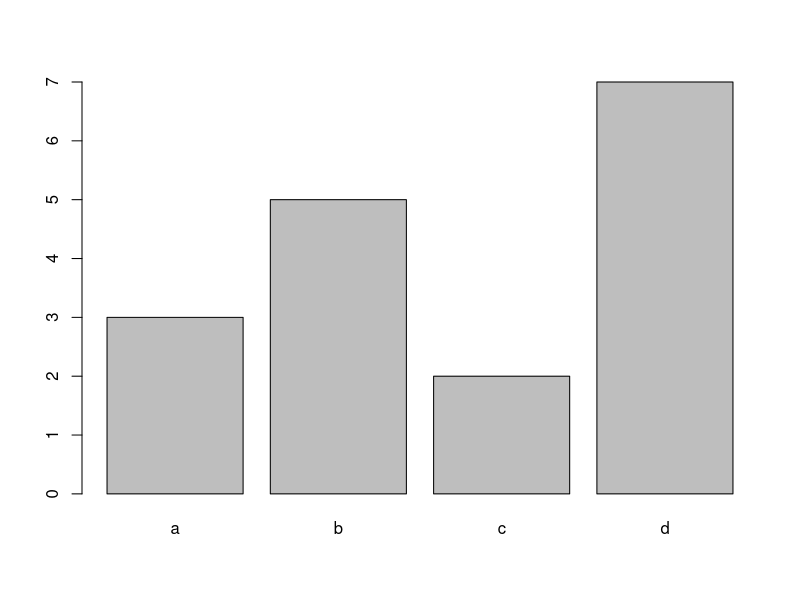
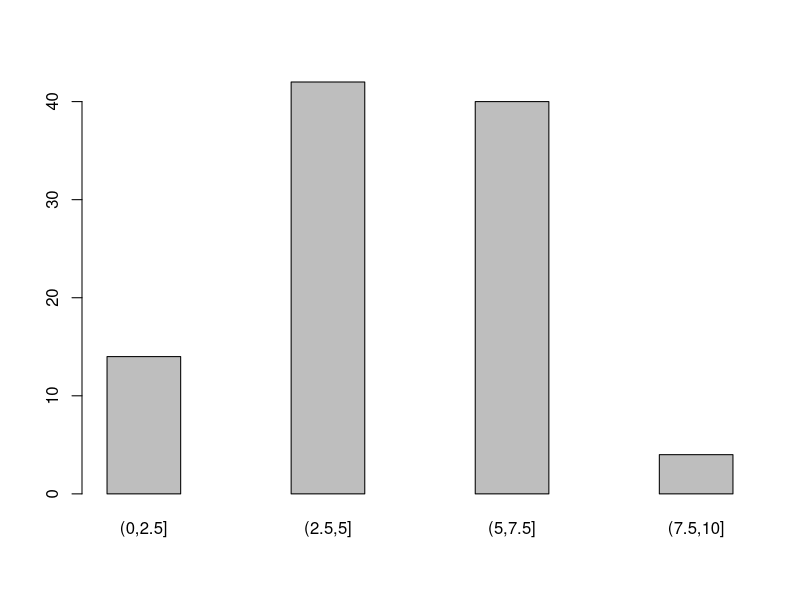
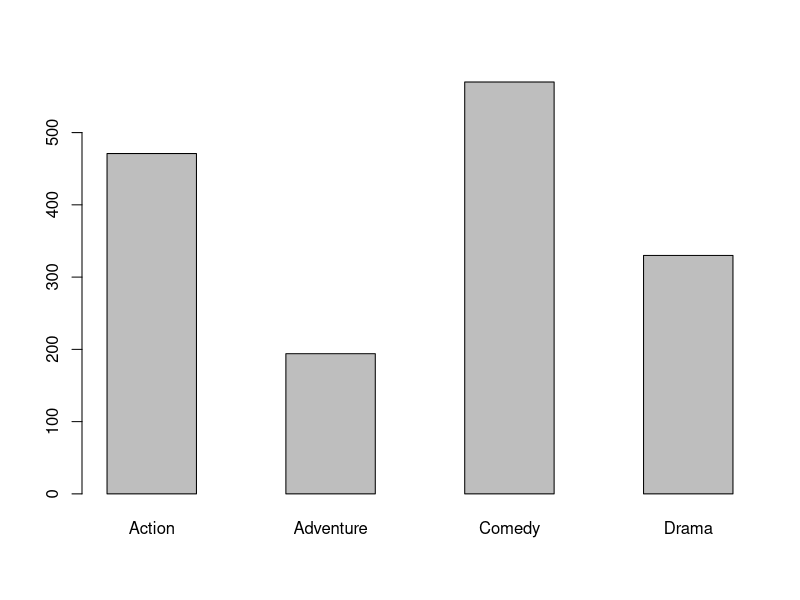
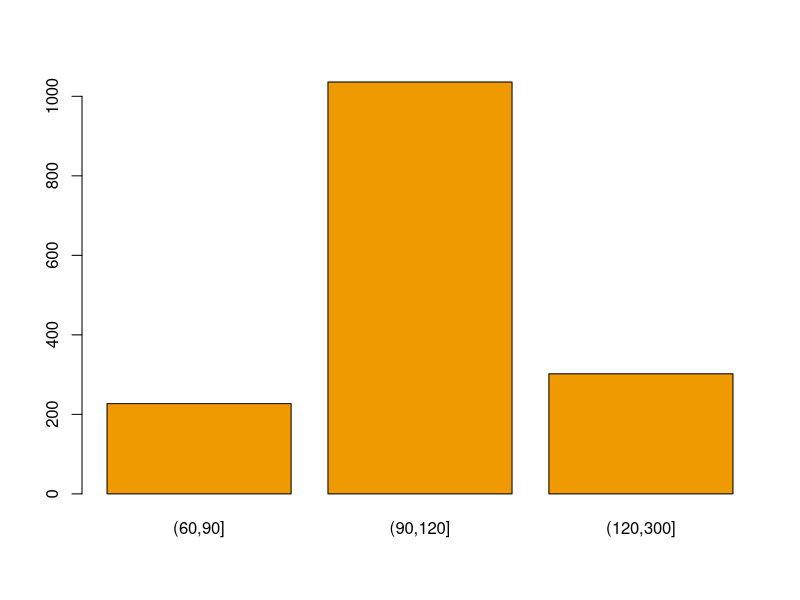
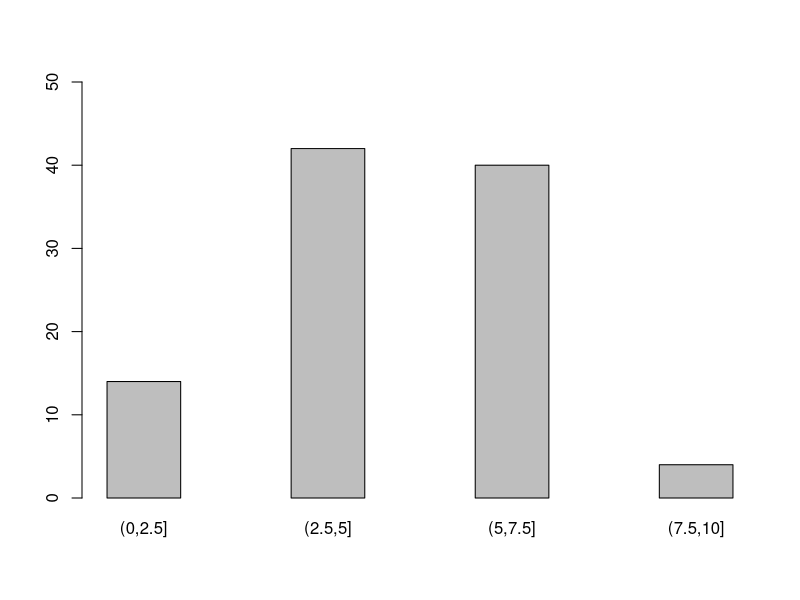
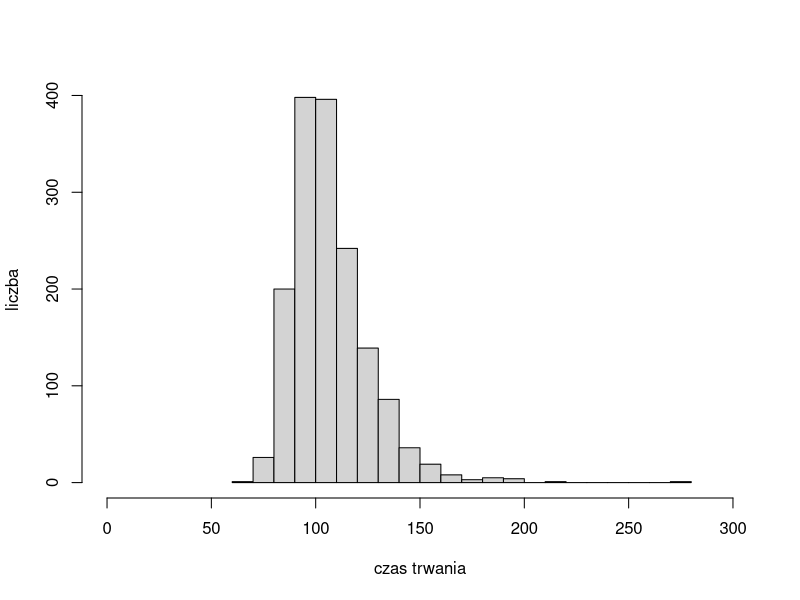
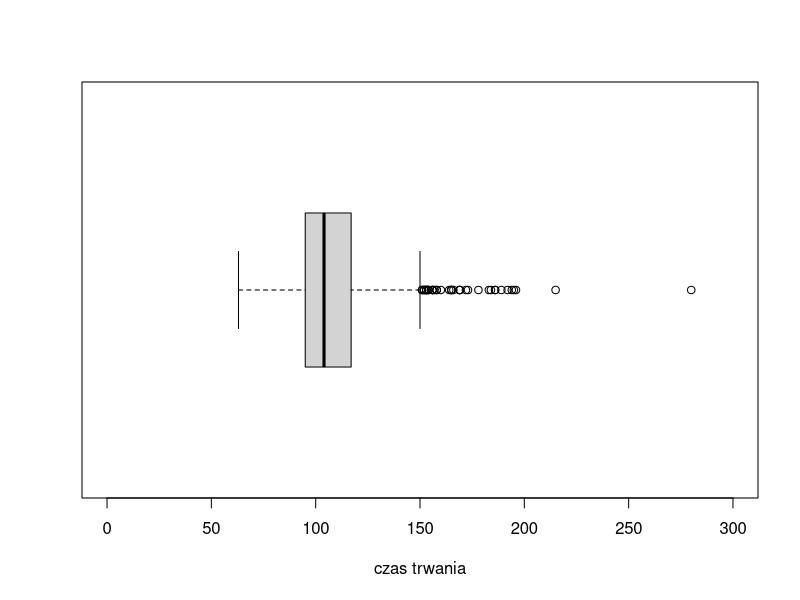
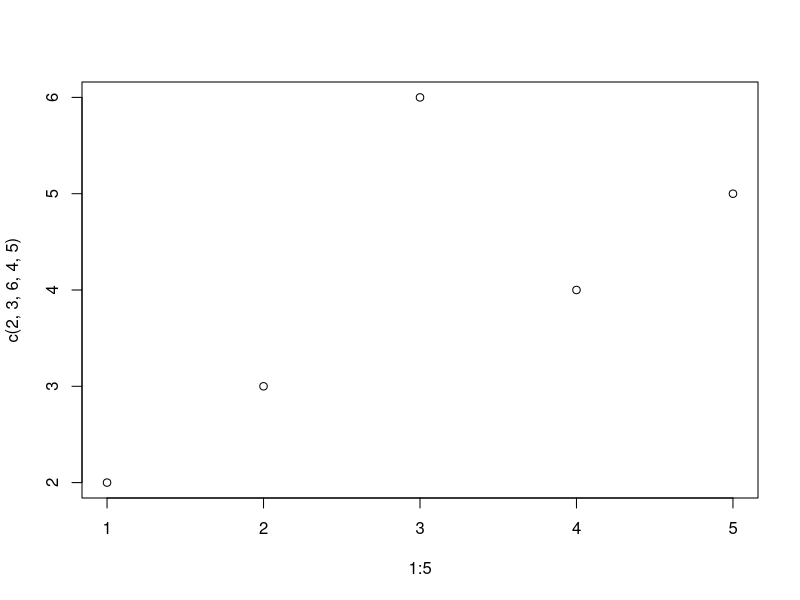

Source code (R) for these figures, in order: (Note: this script raises an error after producing the figures.)

mov <- read.csv2(file = './data/movies.csv')
summary(mov)

mov$genre <- factor(mov$genre)
mov$year <- factor(mov$year)

str(mov)

##zad51
set.seed(10) # seed dla jednakowych wynikow
x <- rnorm(100, mean = 5, sd = 2) # 100 liczb z rozkladu normalnego
x.interval <- cut(x, breaks = c(0, 2.5, 5, 7.5, 10)) # podzial na 4 ustalone przedzialy
table(x.interval) # sprawdzenie liczebnosci przedzialow


mov$duration.interval <- cut(mov$duration, breaks = c(60, 90, 120, 300))

table(mov$duration.interval)

##zad52
barplot(c(3, 5, 2, 7), names.arg = letters[1:4]) # letters - wektor z literami alfabetu

barplot(table(x.interval), space = 1.5) # space pozwala zwezyc kolumny

#a
barplot(table(mov$genre), space = 1)
#b
barplot(table(mov$duration.interval), col = 'orange2')


##zad53
barplot(table(x.interval), space = 1.5, ylim = c(0, 50)) # ylim - zakres osi

#a
hist(mov$duration, breaks = 20, xlim = c(0, 300), 
     xlab = 'czas trwania', ylab = 'liczba', main = "")
?hist
#b
boxplot(mov$duration, horizontal = TRUE, ylim = c(0, 300), 
        xlab ='czas trwania', ylab = "", main = "")

##zad54
plot(1:5, c(2, 3, 6, 4, 5)) # bez zmian
plot(1:5, c(2, 3, 6, 4, 5), pch = 4, cex = 2) # zmiana ksztaltu i wielkosci
plot(1:5, c(2, 3, 6, 4, 5), pch = 21, cex = 1.5, bg = "orange") # ksztalt, wielkosc,
# wypelnienie

plot(mov$budget, mov$gross, pch = 23, bg = 'gold')


##zad55
x <- 1:5
y <- c(2, 3, 6, 4, 5)
type <- factor(c("a", "a", "b", "a", "b"))
plot(x, y, pch = 19, col = c("red", "navy")[type], cex = 1.5) # kolory wg type
legend("topleft", legend = levels(type), fill = c("red", "navy"))

#a
plot(mov$budget, mov$gross, pch = 18, 
     col = c('red', 'gold1', 'lightgreen', 'cornflowerblue')[mov$genre])
legend('topleft', legend = levels(mov$genre), 
       fill = c('red', 'gold1', 'lightgreen', 'cornflowerblue'))
#b
plot(mov$budget, mov$gross, pch = 21, 
     bg = c('red', 'gold1', 'lightgreen', 'cornflowerblue')[mov$genre])
legend('topleft', legend = levels(mov$genre), 
       fill = c('red', 'gold1', 'lightgreen', 'cornflowerblue'))

##zad56
head(mov[order(mov$gross, decreasing = TRUE), c('title', 'gross', 'year')], n = 10)

##zad57
barplot(tapply(mov$rating, mov$genre, mean), space = 2, col = 'darkred', 
        main = 'Srednia ocena filmów z poszczególnych lat', ylim = c(0,7))

##zad58

mov$profit <- mov$gross - mov$budget

plot(mov$duration, mov$profit, pch = 21, 
     bg = c('red', 'yellow', 'lightblue')[mov$duration.interval])

##zad59
head(mov[order(mov$profit, decreasing = FALSE), 
         c('title', 'gross', 'genre', 'director', 'year', 'profit')], n = 10)

##zad60
#a
boxplot(mov$profit ~ mov$genre)
#b
tapply(mov$profit, mov$genre, function(x) sd(x))

##zad61
plot(mov$budget / 1e6, mov$profit / 1e6, pch = 21,
     col = c('red', 'gold1', 'lightgreen', 'cornflowerblue')[mov$genre],
     xlab = 'budzet w milionach', ylab = 'zysk w milonach')
legend('topright', legend =  levels(mov$genre), 
       fill = c('red', 'gold1', 'lightgreen', 'cornflowerblue'))
abline(h = 0, lty = 2 )

##zad62
mov$profitable <- mov$profit >= 0
mov$profitable <- factor(mov$prfitable)

boxplot(mov$rating ~ mov$profitable)
mov$prfitable <- NULL #usunięcie zbędnej kolumny 

##zad63
prop.table(table(mov$profitable, mov$genre), margin = 2)

##zad64

bikes <- read.csv2(file = './data/bikes.csv')
str(bikes)
summary(bikes)

bikes$season <- factor(bikes$season, levels = c(1, 2, 3, 4), 
                       labels = c('winter', 'spring', 'summer', 'autumn'))
bikes$yr <- factor(bikes$yr, levels = c(0, 1), labels = c(2011, 2012))
table(bikes$season)

##zad65 

bikes$weekday <- factor(bikes$weekday, levels = c(1, 2, 3, 4, 5, 6, 0), 
                        labels = c('Mon', 'Tue', 'Wed', 'Thu', 'Fri', 'Sat', 'Sun'))
table(bikes$weekday)

##zad66

bikes$weathersit <- factor(bikes$weathersit, levels = c(1, 2, 3), 
                           labels = c('clear', 'mist', 'rain/snow'))
table(bikes$weathersit)

##zad67

bikes$mnth <- factor(bikes$mnth)
bikes$holiday <- factor(bikes$holiday)
bikes$workingday <- factor(bikes$workingday)

str(bikes)

##zad68
table(bikes$registered + bikes$casual == bikes$cnt)

##zad69
tapply(bikes$cnt, bikes$yr, mean)

##zad70
plot(bikes$cnt, pch = 21, 
     col = c('cornflowerblue', 'springgreen2', 'red', 'orange3')[bikes$season])

##zad71
plot(bikes[bikes$yr == 2012, c("temp", "cnt")], pch = 21, yaxt = "n", 
     bg = c('cornflowerblue', 'springgreen2', 'red', 'orange3')[bikes$season], 
     main = 'Temperatura i wypożyczenia w 2012 roku', xlab = 'temperatura', 
     ylab = 'liczba wypożyczeń' )
axis(2, at = seq(0, 8000, 2000), labels = c('0', '2000', '', '6000', ''))
legend('topleft', legend = levels(bikes$season), 
       fill = c('cornflowerblue', 'springgreen2', 'red', 'orange3'))

##zad72
boxplot(bikes$registered ~ bikes$weekday, ylim = c(0, 7000), main = 'Registered')
boxplot(bikes$casual ~ bikes$weekday, ylim = c(0, 7000), main = 'Casual')

##zad73
bikes[bikes$casual > bikes$registered, ]

##zad74
boxplot(bikes$hum ~ bikes$weathersit)

##zad75
imdb <- read.csv2(file = './data/imdb.csv')
str(imdb)
imdb$Actors
sum(unique(imdb$Actors))

# Rozdzielenie aktorów, jeśli są w jednej kolumnie (zakładam kolumnę "actors")
library(tidyr)
library(dplyr)

# Jeśli aktorzy są zapisani w jednej kolumnie jako "aktor1, aktor2, aktor3"
imdb_long <- imdb %>%
    separate_rows(actors, sep = ", ")  # Rozdzielenie na osobne wiersze

# Liczenie liczby filmów dla każdego aktora
top_actors <- imdb_long %>%
    count(actors, sort = TRUE) %>%
    top_n(20, n)  # Pobranie top 20 aktorów

# Wyświetlenie wyników
print(top_actors)

